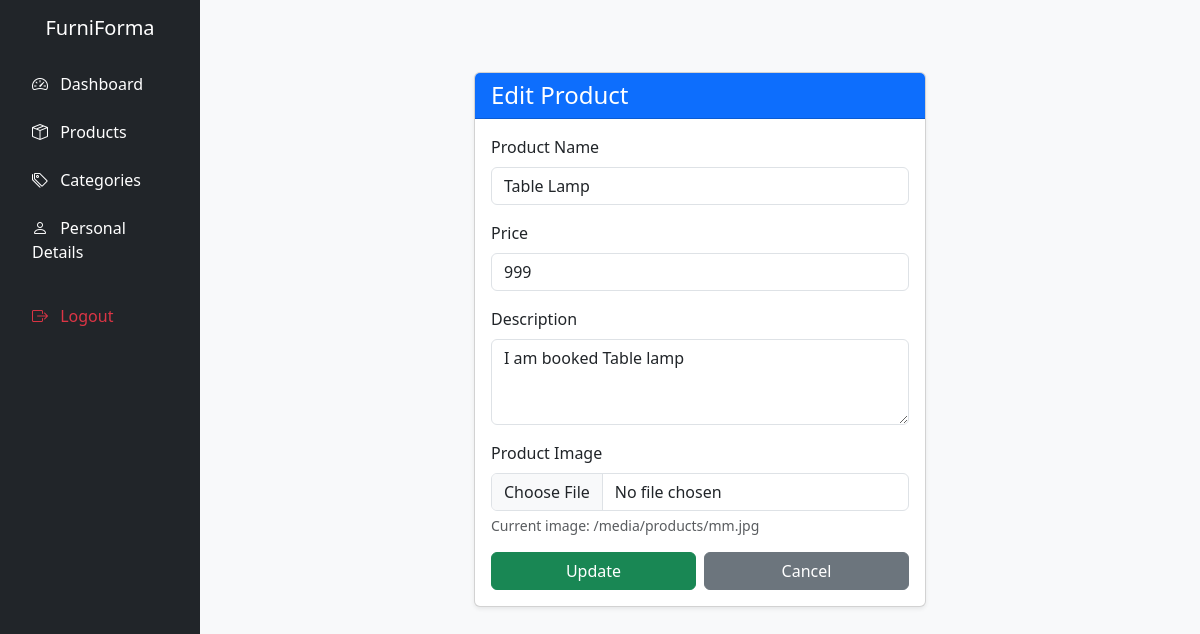
The page /product/edit/1/ on the database its author committed.
### account/models.py (models this page shows, shortened)
class Product(models.Model):
    category = models.ForeignKey(Category, on_delete=models.CASCADE)
    name = models.CharField(max_length=100)
    description = models.TextField(blank=True)
    price = models.IntegerField()
    image = models.ImageField(upload_to='products/')
    created_at = models.DateTimeField(auto_now_add=True)

### account/views.py (the view, shortened to what this page needs)
# urls.py: path('product/edit/<int:id>/', views.edit_product, name='edit_product'),
def edit_product(request, id):
    product = get_object_or_404(Product, id=id)
    return render(request, 'admin/product_form.html', {'product': product})

### account/templates/admin/product_form.html (shortened to what this page needs)
{% extends "./admin_base.html" %}
{% block content %}
<body class="bg-light">
<div class="container mt-5">
  <div class="row justify-content-center">
    <div class="col-md-6">
      <div class="card shadow-sm">
        <div class="card-header bg-primary text-white">
          <h4 class="mb-0">
            {% if product %}Edit{% else %}Add{% endif %} Product
          </h4>
        </div>
        <div class="card-body">
          <form method="POST" enctype="multipart/form-data">
            <div class="mb-3">
              <label class="form-label">Product Name</label>
              <input
                type="text"
                name="name"
                class="form-control"
                placeholder="Enter product name"
                value="{{ product.name|default:'' }}"
                required
              >
            </div>
            <div class="mb-3">
              <label class="form-label">Price</label>
              <input
                type="number"
                name="price"
                class="form-control"
                placeholder="Enter price"
                value="{{ product.price|default:'' }}"
                required
              >
            </div>
            <div class="mb-3">
              <label class="form-label">Description</label>
              <textarea
                name="description"
                class="form-control"
                rows="3"
                placeholder="Product description"
              >{{ product.description|default:'' }}</textarea>
            </div>
            <div class="mb-3">
              <label class="form-label">Product Image</label>
              <input type="file" name="image" class="form-control">
              {% if product and product.image %}
                <small class="text-muted d-block mt-1">
                  Current image: {{ product.image.url }}
                </small>
              {% endif %}
            </div>
            <div class="d-flex gap-2">
              <button type="submit" class="btn btn-success w-100">
                {% if product %}Update{% else %}Save{% endif %}
              </button>
              <a href="{% url 'admin_products' %}" class="btn btn-secondary w-100">
                Cancel
              </a>
            </div>
          </form>
        </div>
      </div>
    </div>
  </div>
</div>
{% endblock %}

### rows shown on the page
Product: name "Table Lamp", price "999", description "I am booked Table lamp", image "/media/products/mm.jpg"
